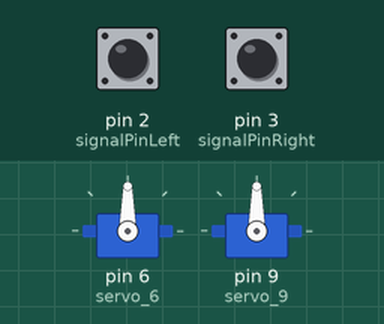
Simulated run of this sketch. Board: Arduino Uno, built with avr-gcc and run on an emulated ATmega328P. On the bench: 2 × servo. Inputs (shaded band) come from the test bench; at power-on: pin 2 (signalPinLeft) LOW, pin 3 (signalPinRight) LOW.

Above: at 1.2 s.
1.3 s: pin 2 (signalPinLeft) pulled HIGH for 0.15 s
At 1.42 s:
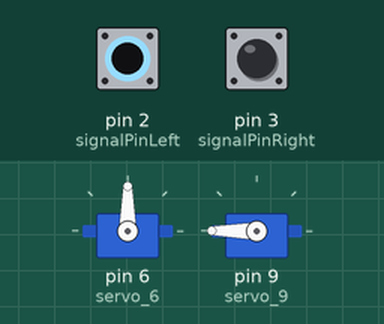
3.0 s: pin 3 (signalPinRight) pulled HIGH for 0.15 s
At 3.08 s:
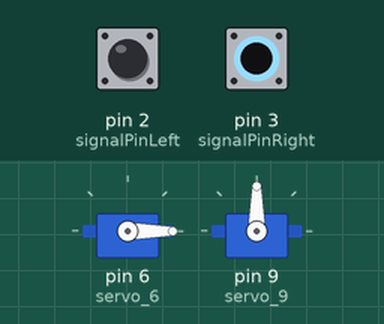
4.6 s: pin 3 (signalPinRight) pulled HIGH for 3.2 s
At 8.3 s:
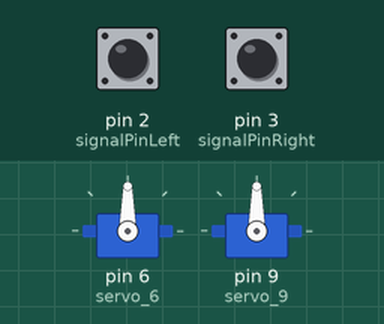
9.3 s: pin 2 (signalPinLeft) pulled HIGH for 3.2 s
At 9.6 s:
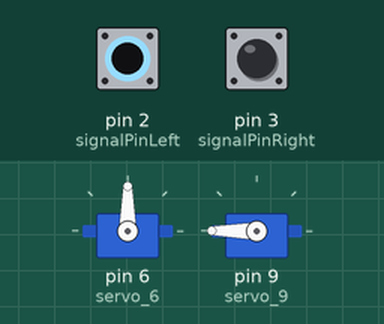
14.0 s: pin 2 (signalPinLeft) driven HIGH and pin 3 (signalPinRight) driven HIGH
At 14.4 s:
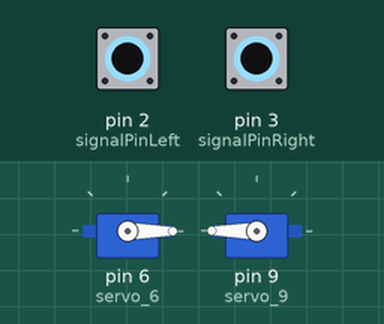
Timing chart, 0 to 16.5 s (numbered marks = the images above; inputs shaded):
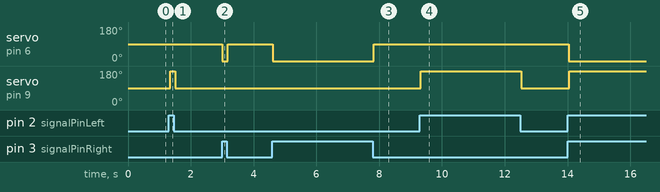

The sketch:

seguiLineas.ino
```cpp
//Leguage: Spanish
//Nombre: Codigo para el módulo Line Finder
//Funcion: Detectar linea blanco o negra
//Parametros:  Cuando la señal digital es ALTA (HIGH), es linea negra
//             Cuando la señal digital es BAJA (LOW), es linea blanca
//--------------------------------------------------------

#include <Servo.h> // libreria para los servos

int ir_derecha;
int ir_izquierda;

int signalPinLeft = 2; // Conexion modulo segui lineas izquiedo
int signalPinRight = 3; // Conexion modulo segui lineas derecho

Servo servo_6; // Servo izquierdo
Servo servo_9; // Servo derecho

void setup() {
  // put your setup code here, to run once:
  pinMode(signalPinLeft, INPUT); // inicializa la el pin digital como una salida
  pinMode(signalPinRight, INPUT); //Iniciaiza el derecho

  servo_6.attach(6); // Conexion Servo izquierdo
  servo_9.attach(9); // Conexion Servo derecho

  Serial.begin(9600); // inicializa la comunicacion serial a 9600 bps:

}

void loop() {
  // put your main code here, to run repeatedly:
  ir_derecha = digitalRead(signalPinRight);
  ir_izquierda = digitalRead(signalPinLeft);

  if (ir_derecha == HIGH){
    servo_6.write(0);
    delay((20));
  }else{
    servo_6.write(90);
    delay((20));
  }

  if (ir_izquierda == HIGH){
    servo_9.write(180);
    delay((20));
  }else{
    servo_9.write(90);
    delay((20));
  }

  /*if (HIGH == digitalRead(signalPinLeft) || HIGH == digitalRead(signalPinRight)){
    Serial.println("black");
  }else{
    Serial.println("white"); // saca por pantalla el color
    delay(1000);            // esperar por un segundo
   } */
}
```

Measured:
- after the input at 1.3 s, servo on pin 9 (servo_9): 90° → 180° at once, → 90° 0.16 s later
- after the input at 3.0 s, servo on pin 6 (servo_6): 90° → 0° at once, → 90° 0.16 s later
- after the input at 4.6 s, servo on pin 6 (servo_6): 90° → 0° at once, → 90° 3.2 s later
- after the input at 9.3 s, servo on pin 9 (servo_9): 90° → 180° at once, → 90° 3.2 s later
- after the input at 14.0 s, servo on pin 6 (servo_6): 90° → 0° at once; servo on pin 9 (servo_9): 90° → 180° after 0.06 s
